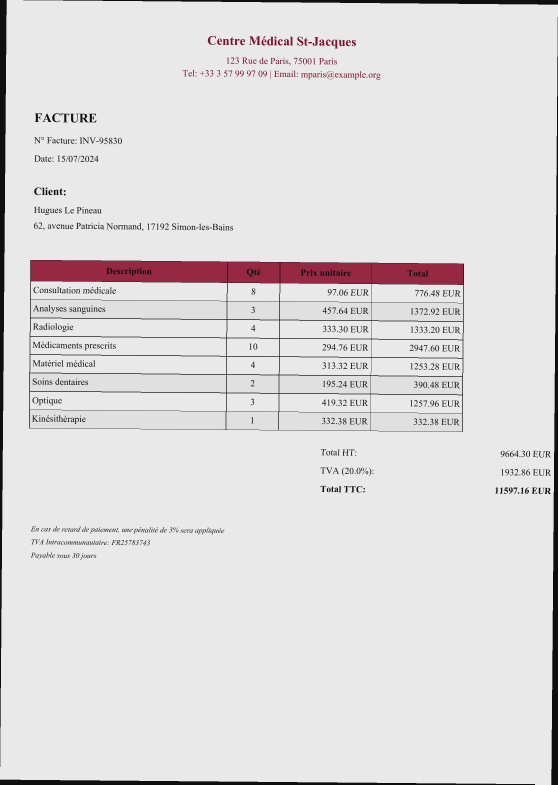
#> input picture dataset/dataset/original/invoice_10.jpeg, 1674 x 2353 px (shown at 1/3 size)
$ python -i image_effects.py   (imports and definitions only)
#> lines starting #> are read from the running program, lines starting #| are printed output that depends on the picture
#> further down, picture is the input picture: PIL image 1674x2353 RGB; mean R, G, B 223.4, 221, 221.6
from PIL import Image, ImageEnhance, ImageDraw, ImageFilter, ImageOps
import numpy as np
import cv2
import random
import os
from datetime import datetime

class ImageEffects:
    def __init__(self, assets_dir="assets"):
        # Defect assets paths
        self.defect_assets = {
            "coffee_stains": self._load_defect_images(os.path.join(assets_dir, "coffee_stains")),
            "stamps": self._load_defect_images(os.path.join(assets_dir, "stamps")),
            "folds": self._load_defect_images(os.path.join(assets_dir, "folds"))
        }

        # Handwriting assets
        self.handwriting_assets = self._load_defect_images(os.path.join(assets_dir, "handwriting"))

        # Texture assets
        self.texture_assets = self._load_defect_images(os.path.join(assets_dir, "textures"))

    def _load_defect_images(self, directory):
        """Load defect image assets from directory if it exists"""
#> called with directory = 'assets/coffee_stains'
        images = []
        if os.path.exists(directory):
            for filename in os.listdir(directory):
                if filename.lower().endswith(('.png', '.jpg', '.jpeg')):
                    try:
                        img_path = os.path.join(directory, filename)
                        img = Image.open(img_path).convert("RGBA")
                        images.append(img)
                    except:
                        print(f"Error loading image: {filename}")
        else:
            # Create directory for future assets
            os.makedirs(directory, exist_ok=True)

        # Return placeholder if no images found
        if not images:
            # Create a simple placeholder image
            img = Image.new('RGBA', (200, 200), (0, 0, 0, 0))
#> img: PIL image 200x200 RGBA; every value is 0
            draw = ImageDraw.Draw(img)
            draw.ellipse((50, 50, 150, 150), fill=(200, 100, 0, 100))
            images.append(img)

        return images

    # [88 lines left out: function _place_image_on_document, not called in this run]

    def apply_texture(self, img):
        """Apply paper texture to the background of the document"""
        if not self.texture_assets:
            return img

        # Convert image to RGB if needed
        img_rgb = img.convert('RGB')

        # Select a random texture
        texture = random.choice(self.texture_assets)
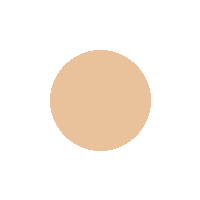
#> texture: PIL image 200x200 RGBA; mean R, G, B, A 40, 20, 0, 20; transparent parts drawn white

        # Resize texture to match image size
        texture = texture.resize(img_rgb.size, Image.LANCZOS)
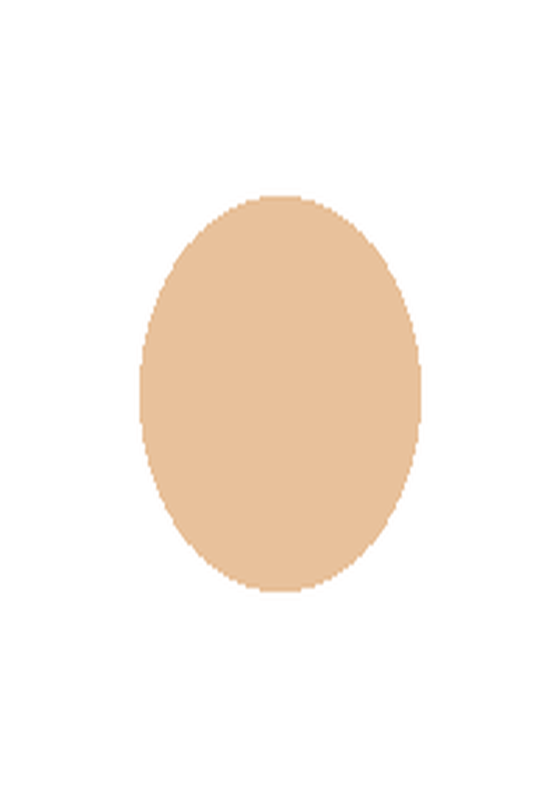
#> texture: PIL image 1674x2353 RGBA (shown at 1/3 size); mean R, G, B, A 41.7, 20.8, 0, 20.1; transparent parts drawn white

        # Convert texture to RGB mode
        texture_rgb = texture.convert('RGB')
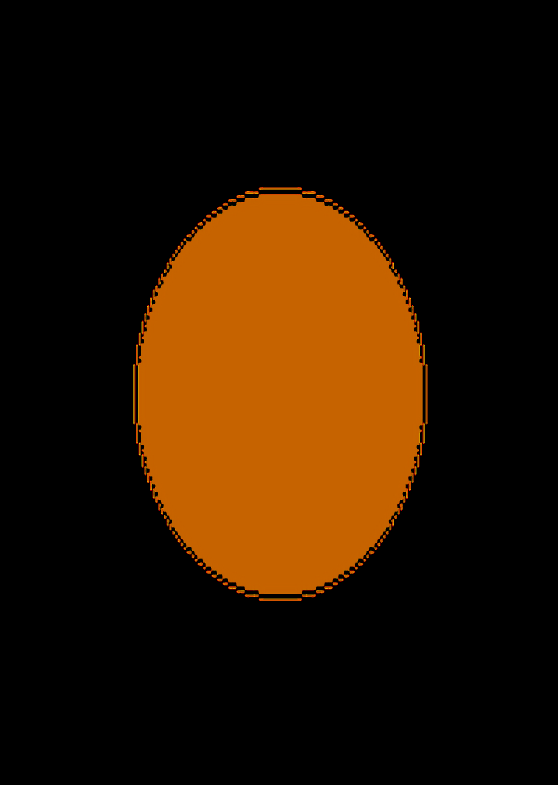
#> texture_rgb: PIL image 1674x2353 RGB (shown at 1/3 size); mean R, G, B 41.7, 20.8, 0

        # Choose a blend mode
        blend_mode = random.choice(['overlay', 'multiply', 'screen'])

        # Apply different blending techniques based on the chosen mode
        if blend_mode == 'overlay':
            # Simple alpha blending
            alpha = random.uniform(0.1, 0.3)  # Subtlety of texture effect
            result = Image.blend(img_rgb, texture_rgb, alpha)

        elif blend_mode == 'multiply':
            # Multiply blend mode (darkens image)
            img_array = np.array(img_rgb).astype(float)
            texture_array = np.array(texture_rgb).astype(float) / 255.0

            # Apply multiply blend
            result_array = img_array * texture_array
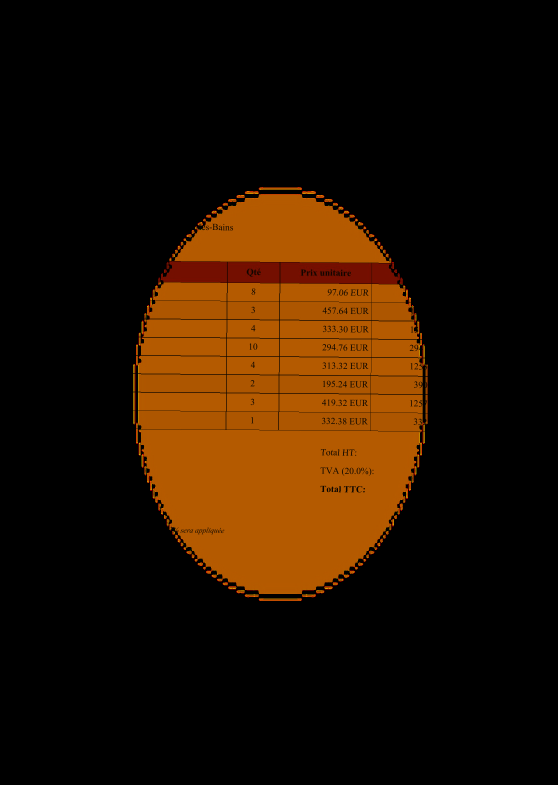
#> result_array: shape (2353, 1674, 3) float64 (shown at 1/3 size); mean R, G, B 36.1, 17.5, 0
            result_array = np.clip(result_array, 0, 255).astype(np.uint8)
            result = Image.fromarray(result_array)

        else:  # screen mode
            # Screen blend mode (lightens image)
            img_array = np.array(img_rgb).astype(float) / 255.0
            texture_array = np.array(texture_rgb).astype(float) / 255.0

            # Apply screen blend
            result_array = 1 - (1 - img_array) * (1 - texture_array)
            result_array = (result_array * 255).astype(np.uint8)
            result = Image.fromarray(result_array)

        # Apply slight color adjustment to simulate aged paper
        if random.random() < 0.3:  # 30% chance for yellowed paper effect
            enhancer = ImageEnhance.Color(result)
            result = enhancer.enhance(0.9)  # Slightly reduce color saturation

            # Add a slight yellow/sepia tint
            r, g, b = result.split()
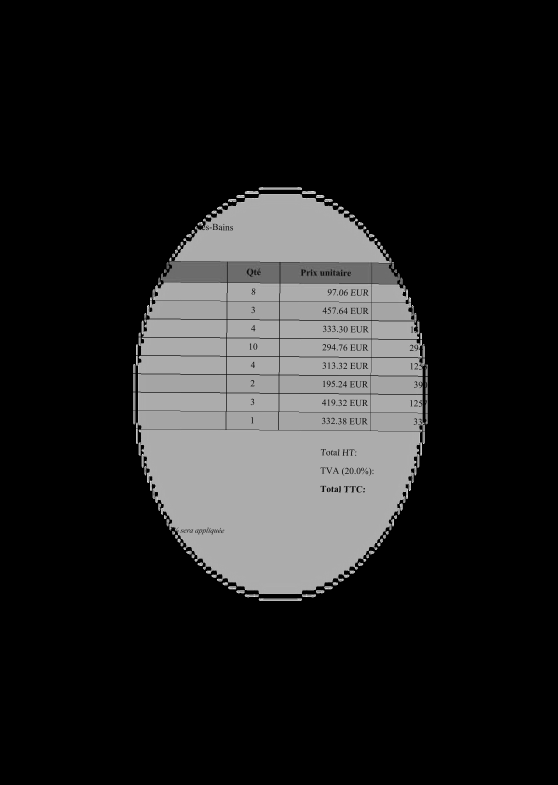
#> r: PIL image 1674x2353 L (shown at 1/3 size); min 0, max 249, mean 34.3
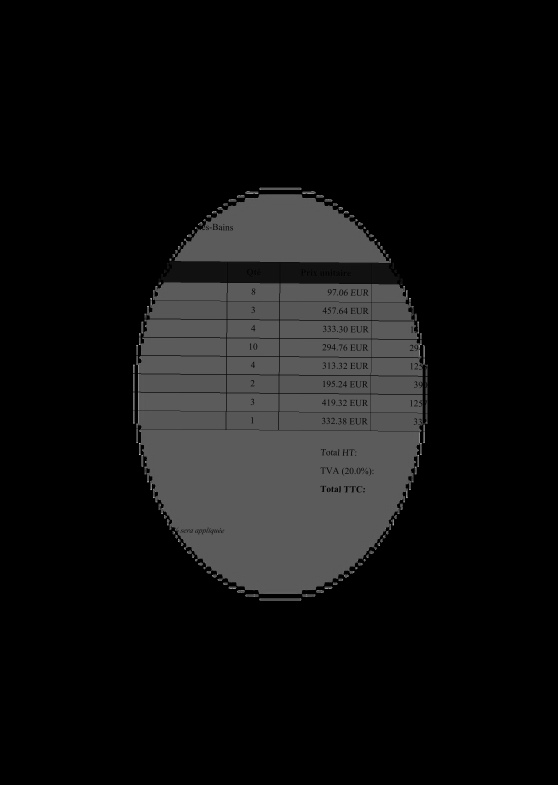
#> g: PIL image 1674x2353 L (shown at 1/3 size); min 0, max 249, mean 17.6
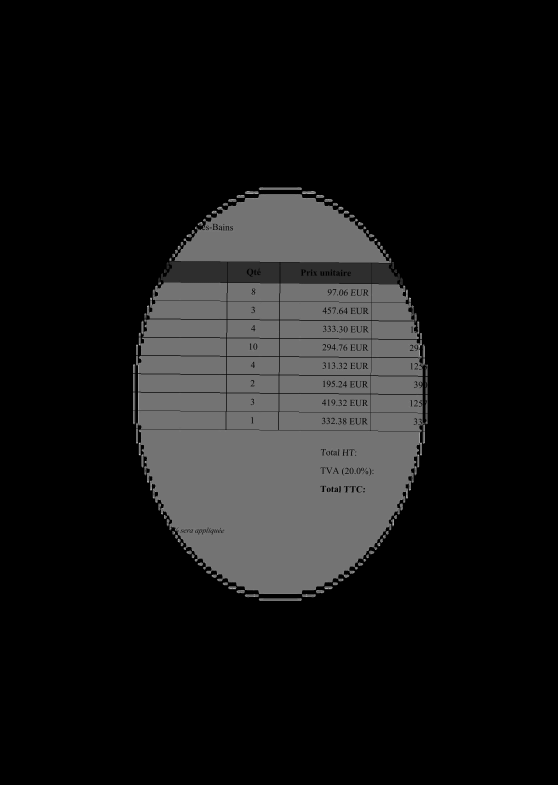
#> b: PIL image 1674x2353 L (shown at 1/3 size); min 0, max 22, mean 2; drawn with min black and max white
            r = r.point(lambda i: i * 1.05)  # Increase red slightly
            g = g.point(lambda i: i * 1.05)  # Increase green slightly
            b = b.point(lambda i: i * 0.9)   # Decrease blue slightly
            result = Image.merge('RGB', (r, g, b))

        return result

    # [181 lines left out: functions apply_defects, apply_fold_effect, add_handwriting, add_noise, not called in this run]

>>> from PIL import Image
>>> picture = Image.open('../dataset/dataset/original/invoice_10.jpeg')
>>> result = ImageEffects().apply_texture(picture)

$ run again, on dataset/dataset/original/invoice_2.jpeg
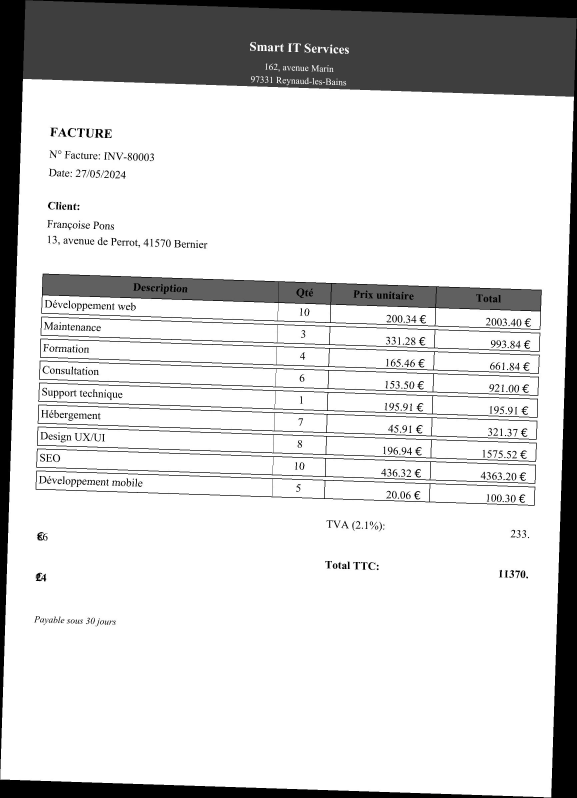
#> input picture dataset/dataset/original/invoice_2.jpeg, 1730 x 2393 px (shown at 1/3 size)
#> picture is the input picture: PIL image 1730x2393 RGB; min 0, max 255, mean 210.5
#> img: PIL image 200x200 RGBA; every value is 0
#> in apply_texture, `result_array = img_array * texture_array`:
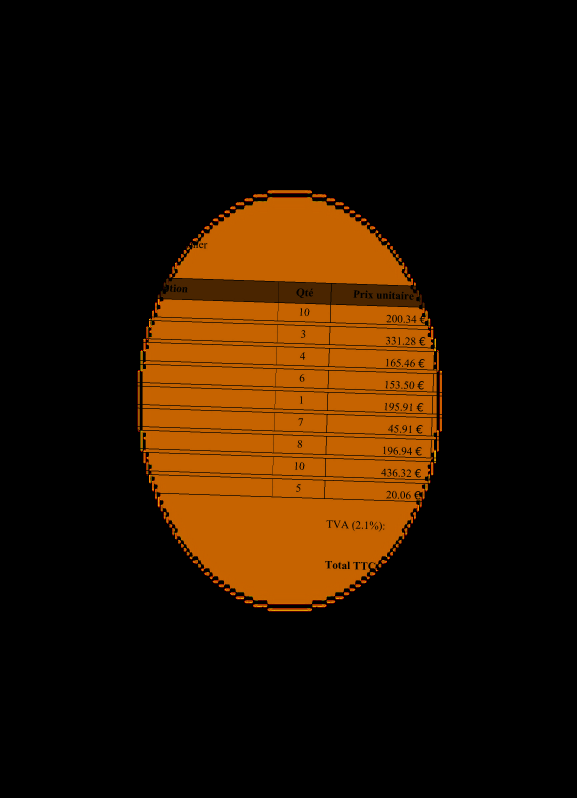
#> result_array: shape (2393, 1730, 3) float64 (shown at 1/3 size); mean R, G, B 38.2, 19, 0
#> in apply_texture, `r, g, b = result.split()`:
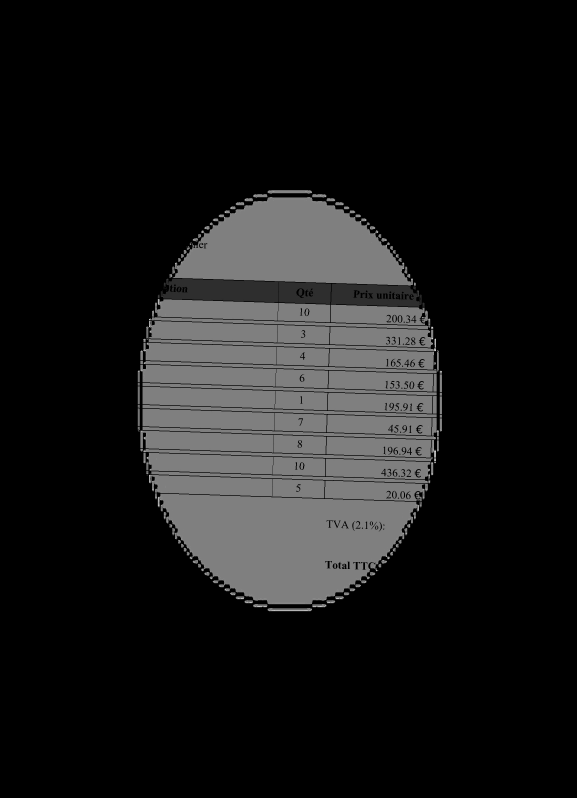
#> b: PIL image 1730x2393 L (shown at 1/3 size); min 0, max 22, mean 2.1; drawn with min black and max white

$ run again, on dataset/dataset/original/invoice_4.jpeg
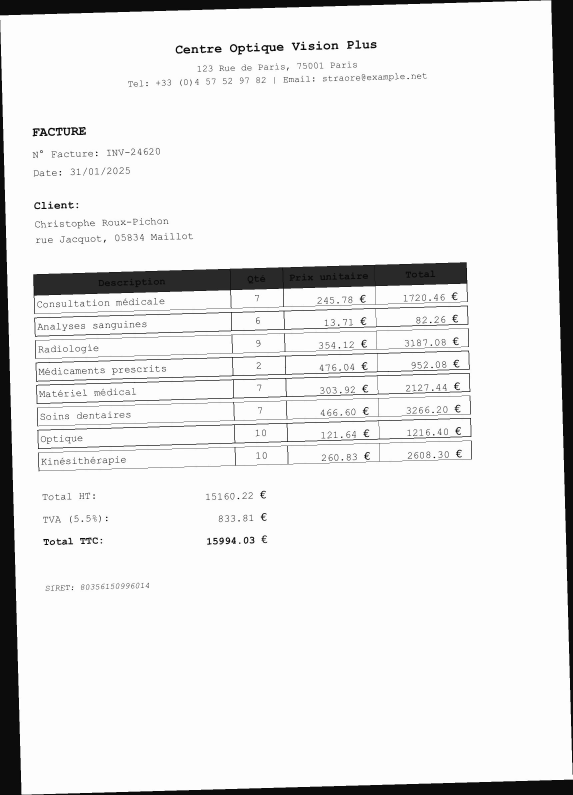
#> input picture dataset/dataset/original/invoice_4.jpeg, 1718 x 2385 px (shown at 1/3 size)
#> picture is the input picture: PIL image 1718x2385 RGB; min 0, max 255, mean 231.1
#> img: PIL image 200x200 RGBA; every value is 0
#> in apply_texture, `r, g, b = result.split()`:
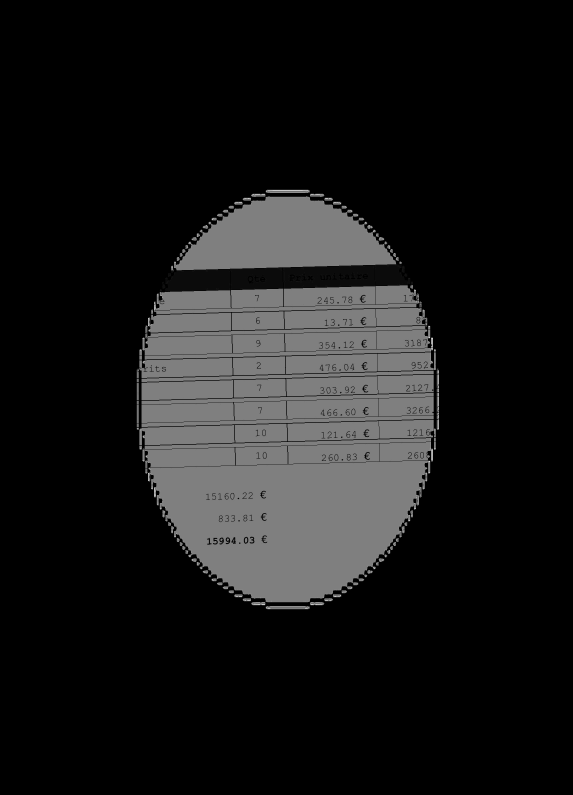
#> b: PIL image 1718x2385 L (shown at 1/3 size); min 0, max 22, mean 2.1; drawn with min black and max white
